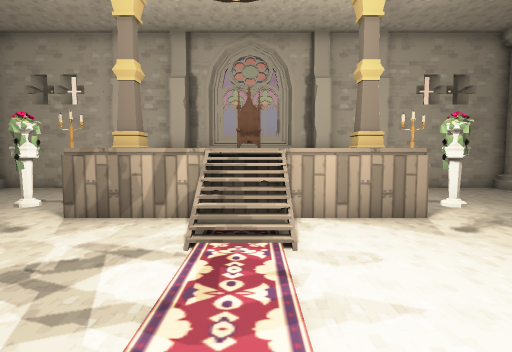
View 1 (above)

14 first-person views from a walk through a scene from a Unity 3-D project. The camera is 1.4 m above the floor, tilts 4° down and sees 80° across. The floor is counted in squares, 1 m on a side. Each view is taken from the middle of a square. On the plan, view 1 faces up. The plan holds only what a view shows up to about 14 squares ahead; the rest is blank. The place goes on beyond the plan. Some animated figures are not drawn. Some surface patterns are stand-ins.

View 2
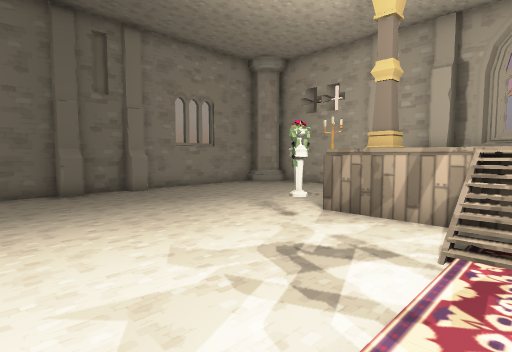

View 3
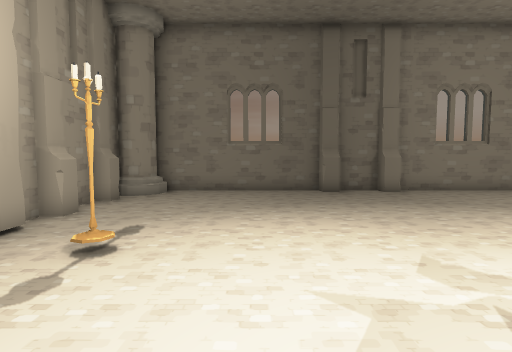

View 4
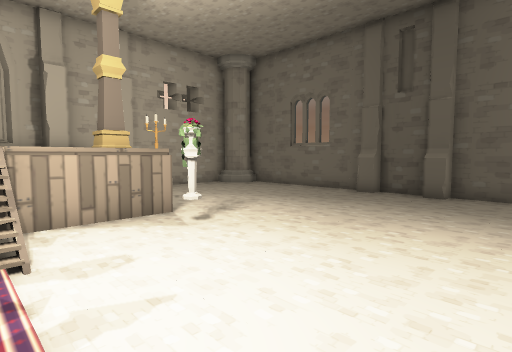

View 5
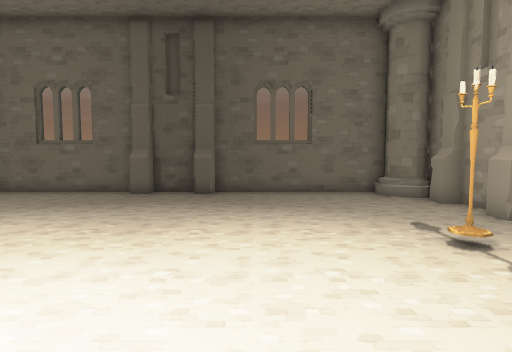

View 6
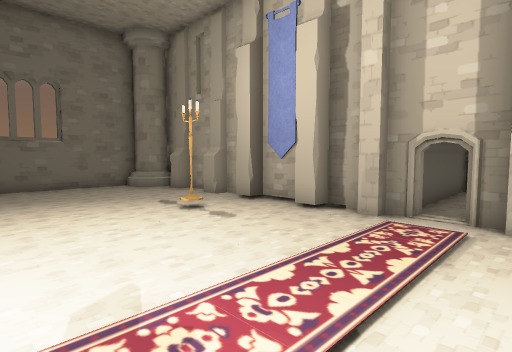

View 7
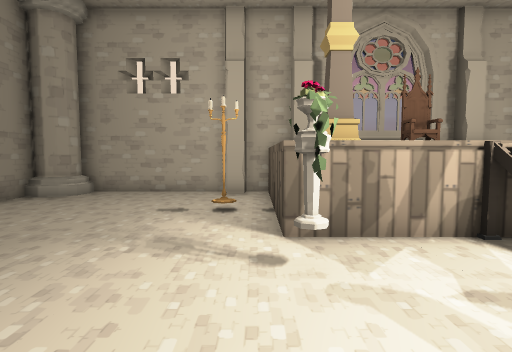

View 8
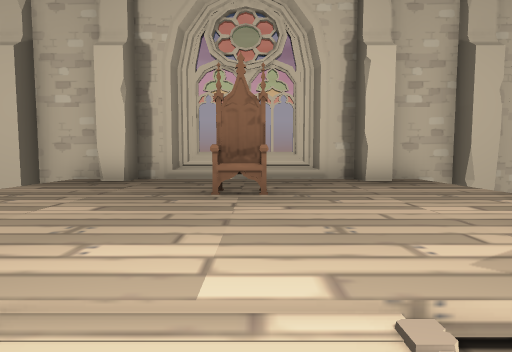

View 9
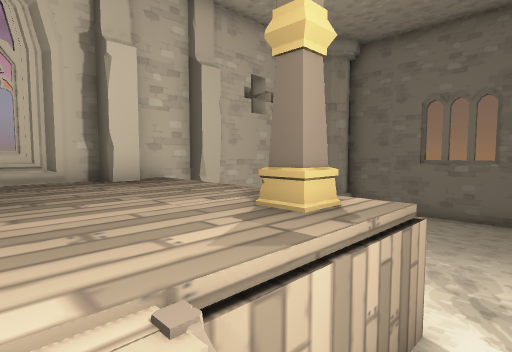

View 10
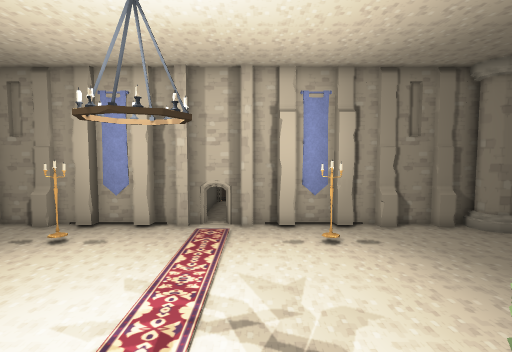

View 11
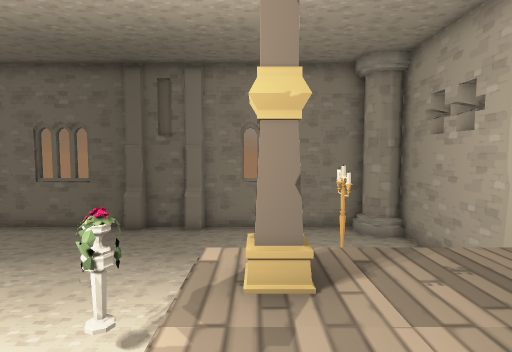

View 12
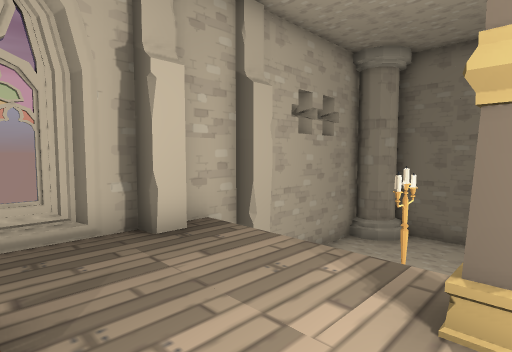

View 13
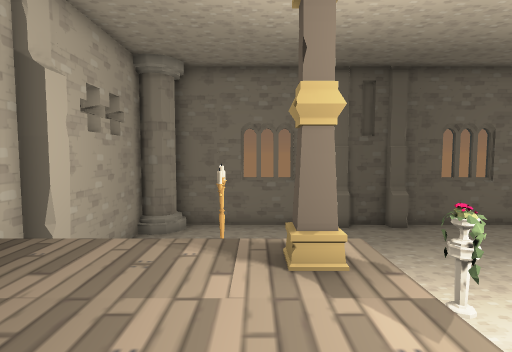

View 14
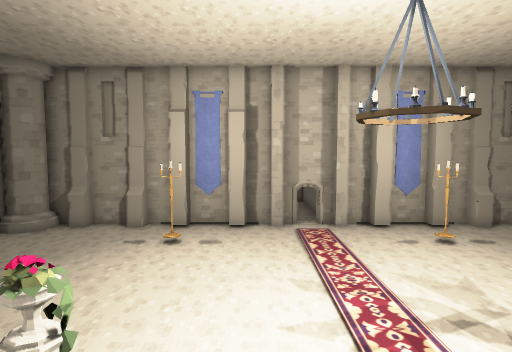

### Floor plan
Key: @ floor where view 1 was taken; # wall or solid block; . main floor; : floor 1.5 m higher than the main floor; / step, stairs or slope; = window, fence, low wall or low ledge; P pillar; T throne; O other object.
Columns run from 13 left of view 1 to 12 right of it. Each row starts with its distance up from view 1.
 14  ###########==###########
 13 ###......##:::::::   ...##
 12 #P.......:::::::::  ....P#
 11 #........:::TT:::: ......#
 10 #......#.:::::::::#......#
  9 #........:::::::::.......#
  8 #........:P:::::P:.......#
  7 #...........///..........#
  6 #........O.. /=..O.......#
  5 #...........//...........#
  4 #........................#
  3 #........................#
  2 #........................#
  1 #........................#
  0 #............@...........#
 -1 #........................#
 -2 #.................#......#
 -3 #........................#
 -4 ##......................##
 -5  ########################

Where each view was taken, in squares from view 1:
view 1: 0 up, 0 right, facing up
view 2: 0 up, 0 right, facing up-left
view 3: 0 up, 0 right, facing left
view 4: 0 up, 0 right, facing up-right
view 5: 1 up, 0 right, facing right
view 6: 2 up, 2 left, facing down-right
view 7: 2 up, 5 left, facing up
view 8: 6 up, 0 right, facing up
view 9: 6 up, 0 right, facing up-right
view 10: 8 up, 2 left, facing down
view 11: 8 up, 0 right, facing left
view 12: 8 up, 0 right, facing up-right
view 13: 9 up, 1 left, facing right
view 14: 8 up, 2 right, facing down
